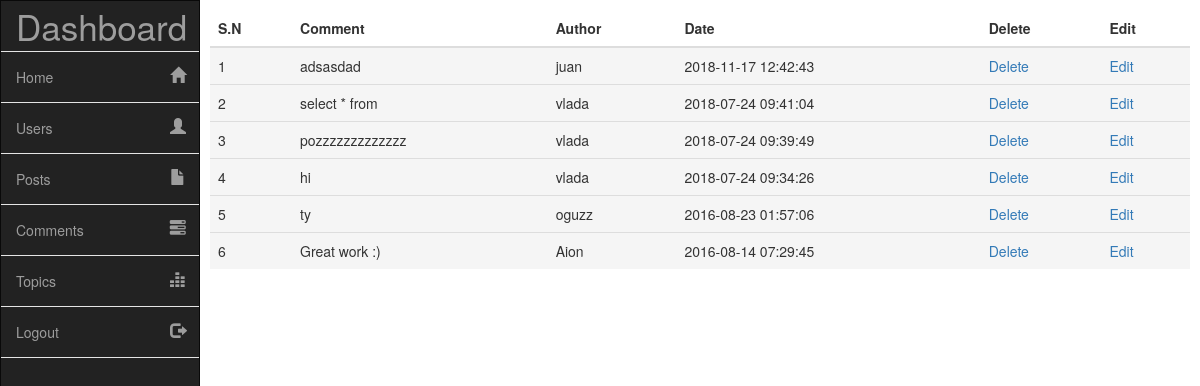
Page /admin/index.php?page=comments (signed in) on the committed database.
### tables this page shows
CREATE TABLE `comments` (
  `comment_id` int(11) NOT NULL,
  `post_id` int(11) NOT NULL,
  `user_id` int(11) NOT NULL,
  `comment` varchar(100) NOT NULL,
  `date` timestamp NOT NULL DEFAULT current_timestamp() ON UPDATE current_timestamp()
);

CREATE TABLE `users` (
  `user_id` int(11) NOT NULL,
  `user_name` varchar(100) NOT NULL,
  `user_pass` varchar(100) NOT NULL,
  `user_email` varchar(100) NOT NULL,
  `user_country` varchar(100) NOT NULL,
  `user_gender` varchar(100) NOT NULL,
  `user_b_day` date NOT NULL,
  `user_image` text NOT NULL,
  `register_date` date NOT NULL,
  `last_login` date NOT NULL,
  `status` text NOT NULL,
  `verification_code` int(100) NOT NULL,
  `posts` text NOT NULL,
  `user_role` varchar(100) NOT NULL
);

### admin/comments.php (the view)
<div class="table-responsive">
	<table class="table">
		<thead>
			<tr>
				<th>S.N</th>
				<th>Comment</th>
				<th>Author</th>
				<th>Date</th>
				<th>Delete</th>
				<th>Edit</th>
			</tr>
		</thead>
		<tbody>
			<?php
				$sel_comments = "SELECT * from comments order by 1 DESC";
				$run_comments = mysqli_query( $connection, $sel_comments );
				$i = 0;
				while ( $row_comment = mysqli_fetch_array( $run_comments ) ) {
					$comment_id = $row_comment['comment_id'];
					$user_id = $row_comment['user_id'];
					$comment = $row_comment['comment'];
					$date = $row_comment['date'];
					$i++;
					$sel_user = "SELECT * from users where user_id='$user_id'";
					$run_user = mysqli_query( $connection, $sel_user );
					$row_user = mysqli_fetch_array( $run_user );
					$comment_user_name = $row_user['user_name'];
					$output  = "<tr class='active'>";
					$output .= "<td>$i</td>";
					$output .= "<td>$comment</td>";
					$output .= "<td>$comment_user_name</td>";
					$output .= "<td>$date</td>";
					$output .= "<td><a href='delete_comment.php?comment_id=$comment_id'>Delete</a></td>";
					$output .= "<td><a href='edit_comment.php?comment_id=$comment_id'>Edit</a></td>";
					$output .= "</tr>";
					echo $output;
				}
			?>
		</tbody>
	</table>
</div>

### admin/index.php (shortened to what this page needs)
<?php
	include ( "../includes/connection.php" );
	include ( "../functions/functions.php" );
	if ( !isset( $_SESSION['admin_email'] ) ) {
		header( "location: login.php" );
	}else {
?>
<?php include( "header.php" ); ?>
	<?php
        if ( isset( $_GET['page'] ) ) {
			$page = $_GET['page'];
        }else {
        	$page = '';
        }
        switch ( $page ) {
            case 'comments':
                include "comments.php";
            break;
        }
	?>
<?php include( "footer.php" ); ?>
<?php } ?>

### admin/header.php (shortened to what this page needs)
<!DOCTYPE html>
<html lang="">
	<head>
		<link rel="stylesheet" href="../assets/css/bootstrap.css">
		<link rel="stylesheet" href="assets/css/main.css">
	</head>
	<body>
		<nav class="navbar navbar-inverse sidebar" role="navigation">
		    <div class="container-fluid">
				<div class="navbar-header">
					<a class="navbar-brand" href="index.php?page=users">Dashboard</a>
				</div>
				<div class="collapse navbar-collapse" id="bs-sidebar-navbar-collapse-1">
					<ul class="nav navbar-nav">
						<li><a href="../index.php" target="blank">Home<span style="font-size:16px;" class="pull-right hidden-xs showopacity glyphicon glyphicon-home"></span></a></li>
						<li><a href="index.php?page=users">Users<span style="font-size:16px;" class="pull-right hidden-xs showopacity glyphicon glyphicon-user"></span></a></li>
						<li ><a href="index.php?page=posts">Posts<span style="font-size:16px;" class="pull-right hidden-xs showopacity glyphicon glyphicon-file"></span></a></li>
						<li ><a href="index.php?page=comments">Comments<span style="font-size:16px;" class="pull-right hidden-xs showopacity glyphicon glyphicon-tasks"></span></a></li>
						<li ><a href="index.php?page=topics">Topics<span style="font-size:16px;" class="pull-right hidden-xs showopacity glyphicon glyphicon-equalizer"></span></a></li>
						<li ><a href="logout.php">Logout<span style="font-size:16px;" class="pull-right hidden-xs showopacity glyphicon glyphicon-log-out"></span></a></li>
					</ul>
				</div>
			</div>
		</nav>
		<div class="main">

### admin/footer.php (shortened to what this page needs)
</div>
	</body>
</html>

### admin/assets/css/main.css (style rules this page uses)
body, html { height: 100%; }
nav.sidebar.navbar { border-radius: 0px; }
nav.sidebar, .main { -webkit-transition: margin 200ms ease-out; -moz-transition: margin 200ms ease-out; -o-transition: margin 200ms ease-out; transition: margin 200ms ease-out; }
.main { padding: 10px 10px 0 10px; }
.main { position: absolute; width: calc(100% - 40px); margin-left: 40px; float: right; }
nav.sidebar.navbar.sidebar>.container .navbar-brand, .navbar>.container-fluid .navbar-brand { margin-left: 0px; }
nav.sidebar .navbar-brand, nav.sidebar .navbar-header { text-align: center; width: 100%; margin-left: 0px; }
nav.sidebar a { padding-right: 13px; }
nav.sidebar .navbar-nav>li:first-child { border-top: 1px #e5e5e5 solid; }
nav.sidebar .navbar-nav>li { border-bottom: 1px #e5e5e5 solid; }
nav.sidebar .navbar-collapse, nav.sidebar .container-fluid { padding: 0 0px 0 0px; }
nav.sidebar { width: 200px; height: 100%; margin-left: -160px; float: left; z-index: 8000; margin-bottom: 0px; }
nav.sidebar li { width: 100%; }
.main { width: calc(100% - 200px); margin-left: 200px; }
nav.sidebar { margin-left: 0px; float: left; }

### rows in the picture
comments: comment "adsasdad", user.user_name "juan", date "2018-11-17 12:42:43"
comments: comment "select * from", user.user_name "vlada", date "2018-07-24 09:41:04"
comments: comment "pozzzzzzzzzzzzz", user.user_name "vlada", date "2018-07-24 09:39:49"
comments: comment "hi", user.user_name "vlada", date "2018-07-24 09:34:26"
comments: comment "ty", user.user_name "oguzz", date "2016-08-23 01:57:06"
comments: comment "Great work :)", user.user_name "Aion", date "2016-08-14 07:29:45"
